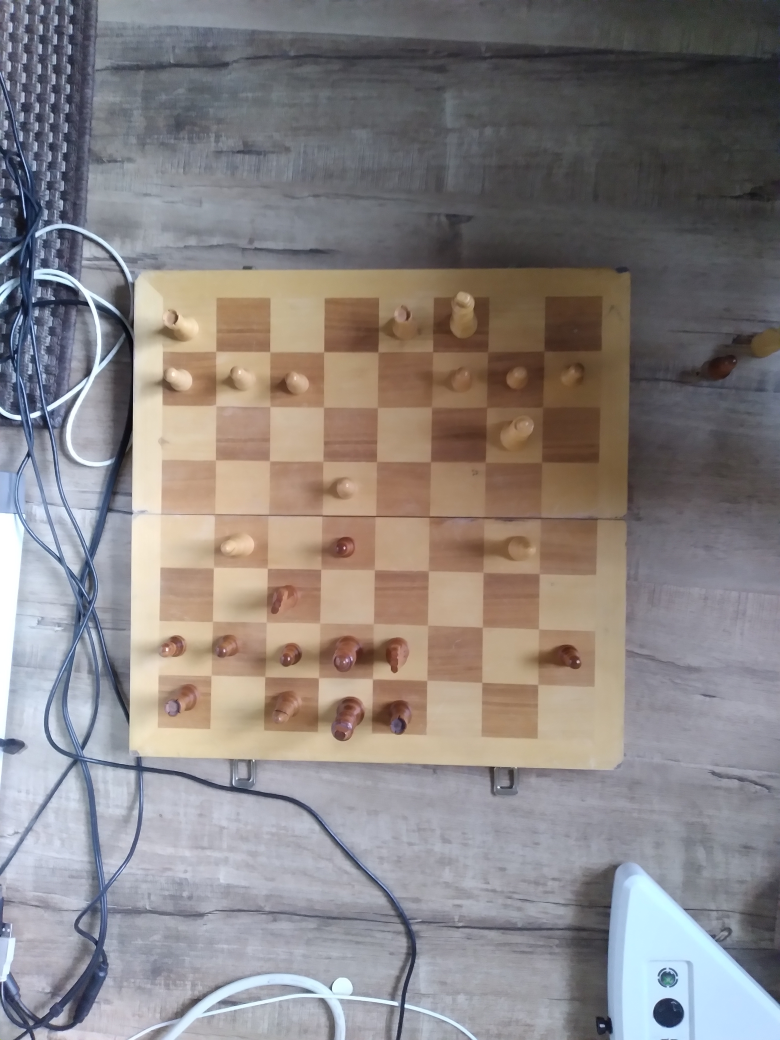
#> input picture newChessPNGs/realChessPNGs (coloured)/Move24.png, 3120 x 4160 px, given in place of Move0.png, which was not available (shown at 1/4 size)
$ python edit.py
#> lines starting #> are read from the running program, lines starting #| are printed output that depends on the picture; pictures that were not available may be replaced by others from this repository, and a replacement may not be noted
from importlib.resources import path
import cv2 as cv
import numpy as np
import config
from time import sleep

def imgEdit(num):
    #Initializing the image
#> called with num = 0
    img = cv.imread(f"C:\\Users\\guhan\\Desktop\\chess\\realChessPNGs (coloured)\\Move" + str(num) + ".png")
#> img is the input picture: shape (4160, 3120, 3); mean B, G, R 129.8, 130.8, 136.8
    #Resizing the image for managability
    rsz_img = cv.resize(img, None, fx=0.20, fy=0.20)
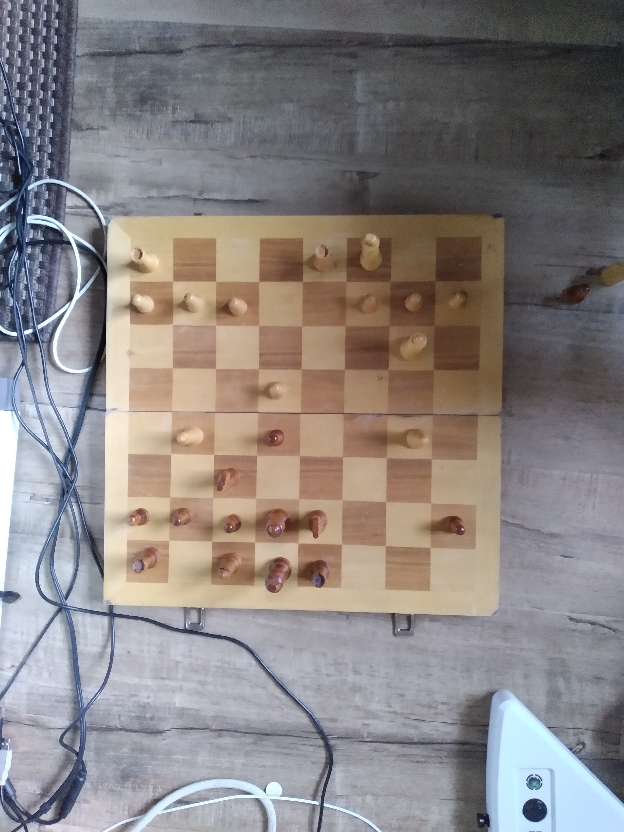
#> rsz_img: shape (832, 624, 3); mean B, G, R 129.8, 130.8, 136.8

    #Creating an empty array for the mask based off the image dimmensions
    mask = np.zeros(rsz_img.shape[:2], dtype = "uint8")
    #Creating the image mask around the chess board
    mask = cv.rectangle(mask, (131, 235), (475, 585), (255,255,255), -1)

    #Performing a bitwise AND operation to combine the original photo onto the mask
    result = cv.bitwise_and(rsz_img, rsz_img, mask = mask)
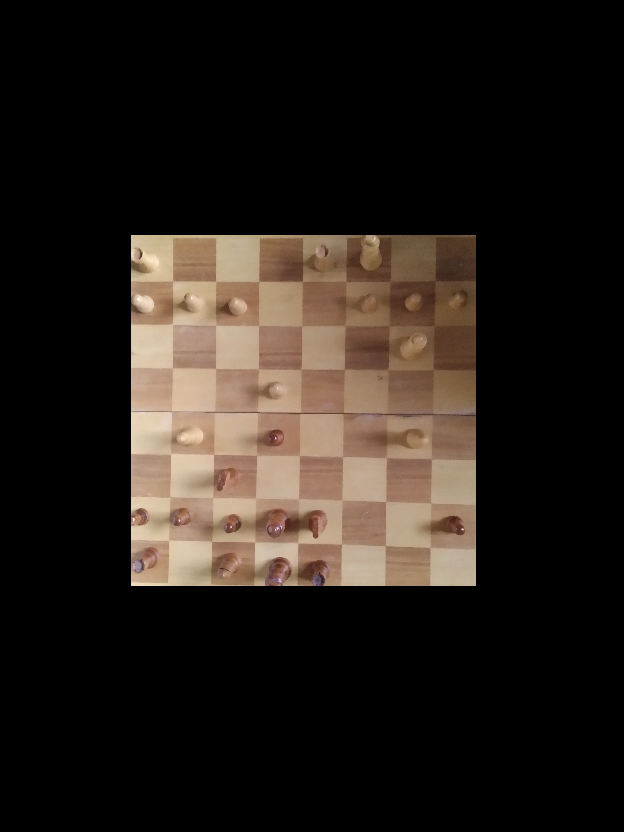
#> result: shape (832, 624, 3); mean B, G, R 25.1, 30.9, 38

    #img_gray = cv.cvtColor(result, cv.COLOR_BGR2GRAY)
    #contours = cv.findContours(img_gray, cv.RETR_TREE, cv.CHAIN_APPROX_SIMPLE)
    #cv.drawContours(rsz_img, contours, -1, (0,255,0), 3)

    #Defining the area of the array as the area of the contour
    (x, y) = np.where(mask == 255)
    #Finding the top left corner of the contour
    (topx, topy) = (np.min(x), np.min(y))
#> topx = 235; topy = 131
    #Finding the bottom right corner of the contour
    (bottomx, bottomy) = (np.max(x), np.max(y))
#> bottomx = 585; bottomy = 475
    #Cropping the area enclosed by the corners
    img = result[topx:bottomx+1, topy:bottomy+1]
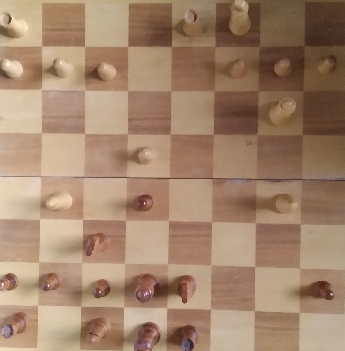
#> img: shape (351, 345, 3); mean B, G, R 107.8, 132.6, 163.1
    #Rotating the image to adjust to the default setup
    img_final = cv.rotate(img, cv.ROTATE_180)
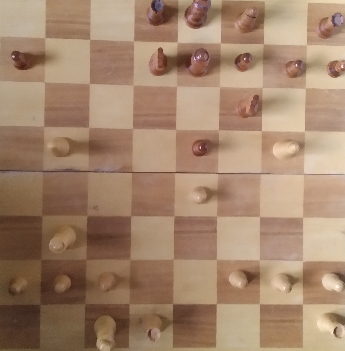
#> img_final: shape (351, 345, 3); mean B, G, R 107.8, 132.6, 163.1

    #Writing the output image to a folder
    cv.imwrite(f"{config.path}\\PNGs\\cutPhotos\\Move" + str(num) + ".png", img_final)

    """ cv.imshow("Edited image" + str(num), img_final)
    cv.waitKey(0)
    cv.destroyAllWindows()
 """

for i in range(34):
    imgEdit(i)
#> pass 2 of the loop `for i in range(34):`:
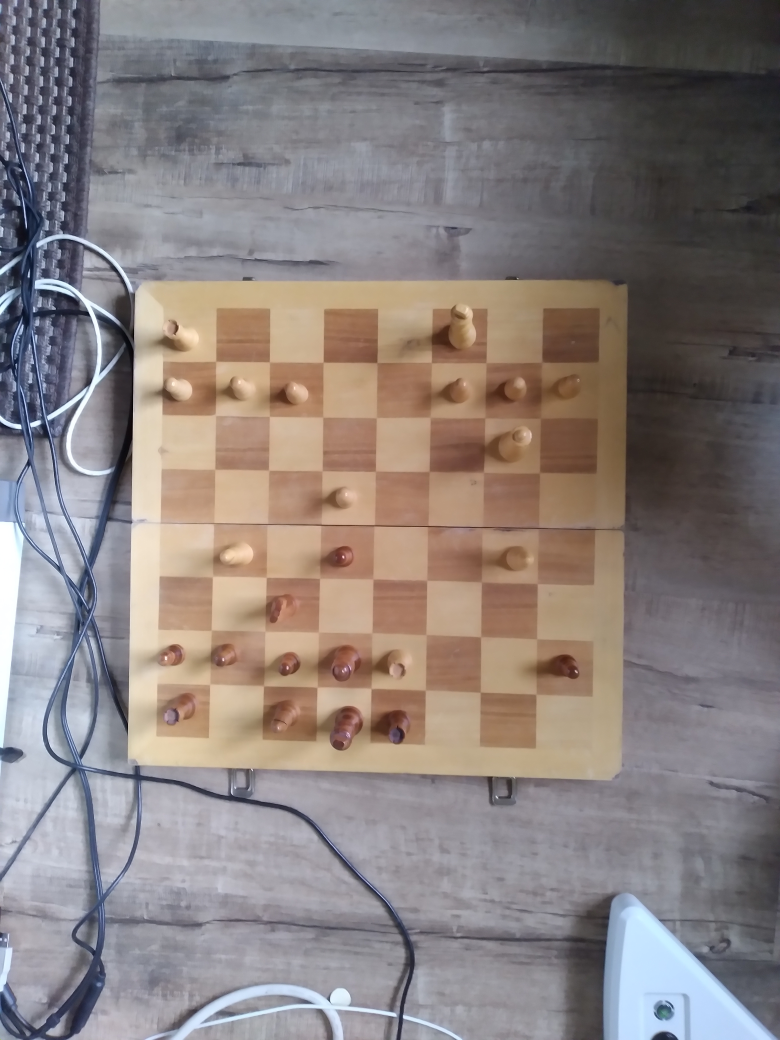
#> input picture newChessPNGs/realChessPNGs (coloured)/Move25.png, 3120 x 4160 px, given in place of Move1.png, which was not available (shown at 1/4 size)
#> in imgEdit, img is the input picture: shape (4160, 3120, 3); mean B, G, R 125.9, 127.8, 136.8
#> in imgEdit (call 2), `img = result[topx:bottomx+1, topy:bottomy+1]`:
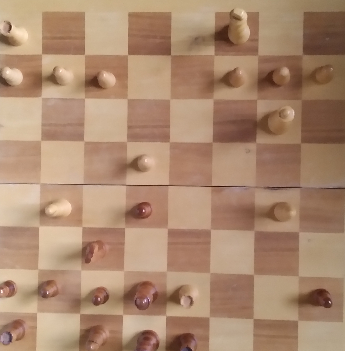
#> img: shape (351, 345, 3); mean B, G, R 111.2, 137, 171.2
#> in imgEdit (call 2), `img_final = cv.rotate(img, cv.ROTATE_180)`:
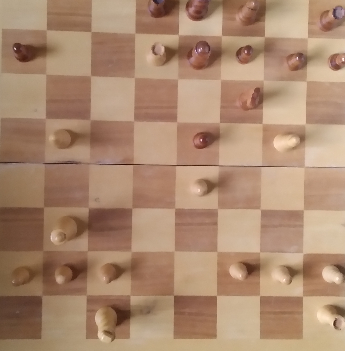
#> img_final: shape (351, 345, 3); mean B, G, R 111.2, 137, 171.2
#> (the run stopped early here; a loop or call above may not have finished)
